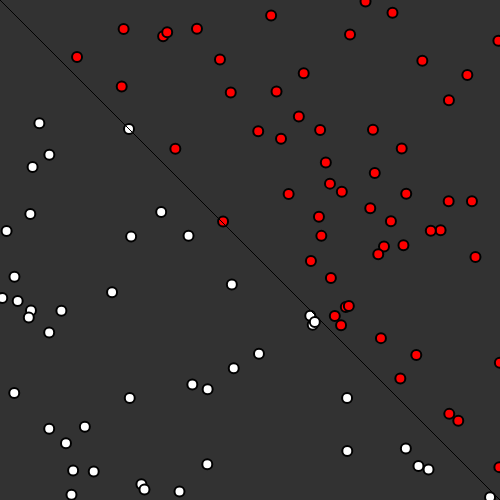
Frame 1 (no input)
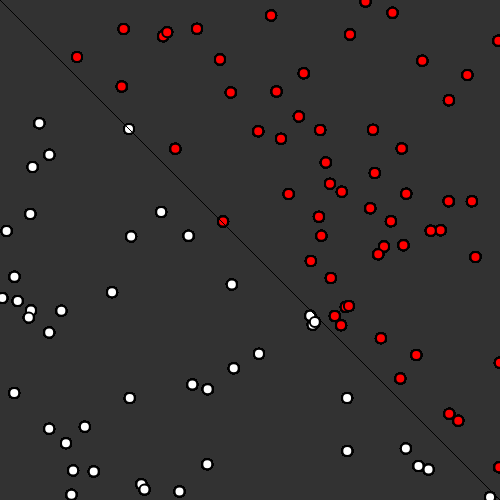
Frame 60 (no input)
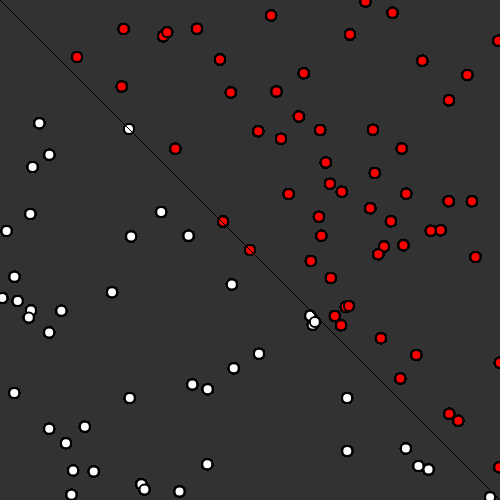
Frame 120 (the mouse pressed at the canvas centre since frame 60)

The p5.js sketch that drew these frames (run headless with seeded random() and noise() and a simulated clock; from frame 60 on, the mouse is pressed at the canvas centre):

// p5.js sketch
// ── sketch.js
var perceptrons;
var outPercept;
var points;

function setup() {
  createCanvas(500, 500);
  background(50);
  outPercept = new Perceptron();
  // perceptrons = [];
  // perceptrons.push(new Perceptron());
  // perceptrons.push(new Perceptron());
  points = [];
  for (var i = 0; i < 100; i++) {
    points.push(new Point(random(width), random(height)))
  }

}

function draw() {
  frameRate(20);
  for (var i = 0; i < points.length; i++) {
    var guess = outPercept.guess([points[i].x, points[i].y]);
    if (guess == points[i].label) {
      points[i].classified = true;
    } else {
      points[i].classified = false;
    }
    points[i].show();
  }
  for (var i = 0; i < points.length; i++) {
    outPercept.train([
      points[i].x, points[i].y
    ], points[i].label);
  }

  line(0, 0, width, height);
}

function keyPressed() {
  // var done = false;
  //
  // while (!done) {
  //   done = true;
  //   for (var i = 0; i < points.length; i++) {
  //     if (!perceptron.train(points[i])) {
  //       done = false;
  //     }
  //   }
  // }
  //

  for (var j = 0; j < 100; j++) {

    for (var i = 0; i < points.length; i++) {
      outPercept.train([
        points[i].x, points[i].y
      ], points[i].label);
    }
  }

}

function mousePressed() {
  points.push(new Point(mouseX, mouseY));

}

// ── output.js
function Output() {
  this.weights = [
    random(-0.5, 0.5),
    random(-0.5, 0.5)
  ];
  this.learningRate = 0.1;

  this.activate = function(x) {
    //console.log(1/(1+(Math.E^(-val))))
    return 1/(1+(Math.E^(-x)));
  }


  // this.sigmoidDeriv = function(x){
  //   return (1/(1+(Math.E^(-x))) * (1-(1/(1+(Math.E^(-x))))));
  // }

  this.guess = function(x, y) {
    var sum = 0;
    for (var i = 0; i < this.weights.length; i++) {
      sum += this.weights[0] * x;
      sum += this.weights[1] * y;
    }
    return this.activate(sum);
  }

  this.train = function(x, y, label) {
    var guess = this.guess(x, y);
    if (guess !== label) {
      var error = (1/2)*(label - guess)^2
      //error *= this.learningRate;
      this.updateW(error);
      return guess;
    }
    return 0;

  }

  this.updateW = function(sum) {
    for (var i = 0; i < this.weights.length; i++) {
      this.weights[i] -= sum;
    }
  }
}

// ── perceptron.js
function Perceptron() {
  this.weights = [
    random(-1, 1),
    random(-1, 1)
  ];
  this.learningRate = 0.01;

  this.activate = function(val) {
    if (val > 0)
      return 1;
    else
      return -1;
    }

  this.guess = function(input) {
    var sum = 0;

    for (var i = 0; i < input.length; i++) {
      sum += input[i] + this.weights[i];
    }
    return this.activate(sum);
  }

  this.train = function(input, label) {
    var guess = this.guess(input);
    var err = label - guess;

    for (var i = 0; i < this.weights.length; i++) {
      map(input[i], 0, height, 0, 1);
      this.weights[i] -= this.learningRate * err * input[i];
    }
    console.log(this.weights);
  }

}

// ── point.js
function Point(x,y){
  this.x = x;
  this.y = y;

  if(x >= y){
    this.label = 1;
  }
  else{
    this.label = -1;
  }

  this.classified = false;

  this.show = function(){
    push()
    stroke(0);
    strokeWeight(2);
    if(this.classified){
      if(this.label == 1){
        fill(255,0,0);
      }
      else{
        fill(0,255,0);
      }
    }
    else{
      fill(255);
    }
    ellipse(x,y,10,10);
    pop()
  }
}
